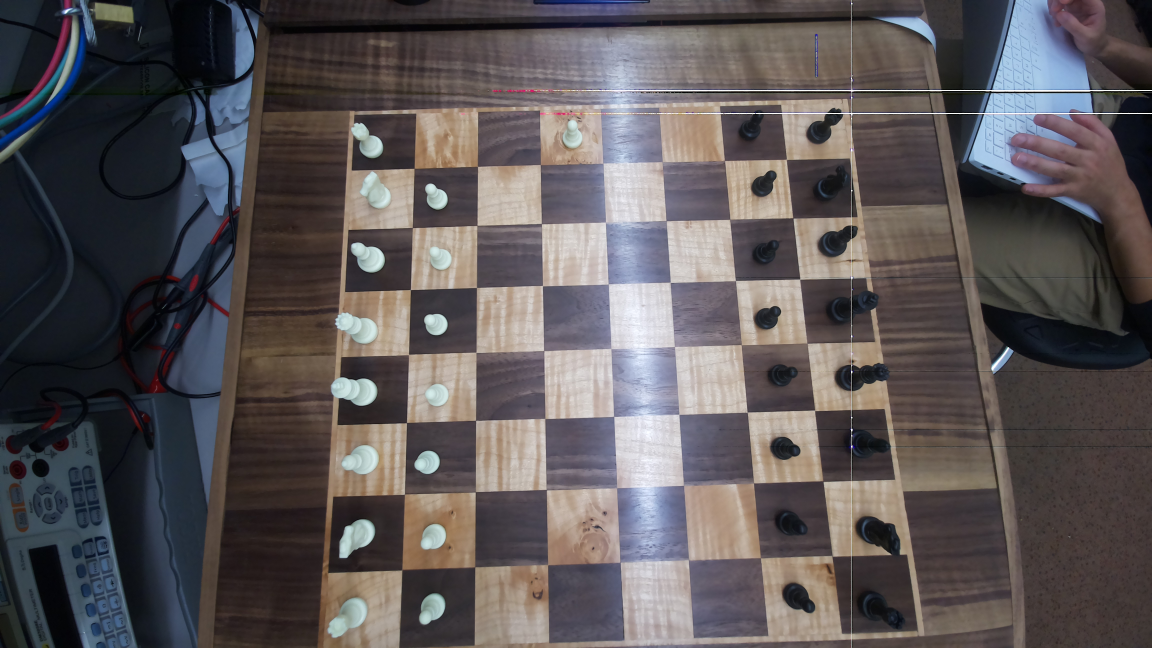
#> input picture chessPieceDetection/images/board.jpg, 4608 x 2592 px, found by its file name (shown at 1/4 size)
$ python square_occupancy.py
#> lines starting #> are read from the running program, lines starting #| are printed output that depends on the picture; after the words box and inside, x2 and y2 are one past the last pixel; in counts of white or black regions, pixels touching at a corner belong together
import cv2
import numpy as np
import json
import os
import subprocess

# Global variables
board_state = None
IMAGE = 'images/board.jpg'
CURDIR = os.getcwd()
OUTPUT_FILE = os.path.join(CURDIR, IMAGE)
points_file = 'points.json'

def capture_image():
    command = ["rpicam-jpeg", "--timeout", "10", "--output", OUTPUT_FILE]
    try:
        subprocess.call(command)
    except Exception as e:
        print(f"An error occurred: {e}")
    # Load the image
    image_raw = cv2.imread(IMAGE)
    assert image_raw is not None, "Image not found"
    scale_percent = 50  # percent of original size
    width = int(image_raw.shape[1] * scale_percent / 100)
    height = int(image_raw.shape[0] * scale_percent / 100)
    dim = (width, height)

    # resize image
    img = cv2.resize(image_raw, dim, interpolation=cv2.INTER_AREA)
    return img
"""
    pts1 = np.float32([[279, 130], [636, 138], [8, 517], [894, 516]])
    pts2 = np.float32([[0, 0], [800, 0], [0, 800], [800, 800]])
    M = cv2.getPerspectiveTransform(pts1, pts2)
    return cv2.warpPerspective(img, M, (800, 800))
"""

def square_occupancy_init():
    global board_state
    board_state = [
        [1, 1, 1, 1, 1, 1, 1, 1],  # 8th rank (Black's major pieces)
        [1, 1, 1, 1, 1, 1, 1, 1],  # 7th rank (Black's pawns)
        [0, 0, 0, 0, 0, 0, 0, 0],  # 6th rank (empty squares)
        [0, 0, 0, 0, 0, 0, 0, 0],  # 5th rank (empty squares)
        [0, 0, 0, 0, 0, 0, 0, 0],  # 4th rank (empty squares)
        [0, 0, 0, 0, 0, 0, 0, 0],  # 3rd rank (empty squares)
        [1, 1, 1, 1, 1, 1, 1, 1],  # 2nd rank (White's pawns)
        [1, 1, 1, 1, 1, 1, 1, 1]   # 1st rank (White's major pieces)
    ]

def load_squares():
    with open(points_file, 'r') as file:
        json_data = file.read()
    points = json.loads(json_data)
    row = col = 9
    return find_squares(points, row, col)

def sort_points(points):
    """Sort points by their x and y coordinates to form a grid."""
    points = sorted(points, key=lambda point: (point[0], point[1]))
    return points

def find_squares(points, row_count, col_count):
    """Find squares formed by the points in a grid."""
    squares = []
    for i in range(col_count - 1):
        for j in range(row_count - 1):
            top_left = points[i + j * row_count]
            top_right = points[(i + 1) + j * row_count]
            bottom_left = points[i + (j + 1) * row_count]
            bottom_right = points[(i + 1) + (j + 1) * row_count]
            squares.append((top_left, top_right, bottom_left, bottom_right))
    return squares

def get_combined_mask(image):
    # Convert the image to HSV color space
    hsv = cv2.cvtColor(image, cv2.COLOR_BGR2HSV)

    # Define color range for black pieces (these ranges might need adjustment)
    lower_black = np.array([50, 30, 0])
    upper_black = np.array([110, 100, 40])

    # Define color range for white pieces (these ranges might need adjustment)
    lower_white = np.array([36, 30, 145])
    upper_white = np.array([80, 75, 220])

    # Create masks for black and white pieces
    mask_black = cv2.inRange(hsv, lower_black, upper_black)
    mask_white = cv2.inRange(hsv, lower_white, upper_white)

    # Combine masks
    combined_mask = cv2.bitwise_or(mask_black, mask_white)

    return combined_mask

def is_point_in_square(point, square):
    x, y = point
    top_left, top_right, bottom_left, _ = square
    return top_left[0] <= x <= top_right[0] and top_left[1] <= y <= bottom_left[1]

def detect_square_occupation(image, binary_mask, squares):
    contours, _ = cv2.findContours(binary_mask, cv2.RETR_EXTERNAL, cv2.CHAIN_APPROX_SIMPLE)
    min_width = 15
    min_height = 10
    game_state = [[0 for _ in range(8)] for _ in range(8)]

    # Iterate through each square
    for idx, square in enumerate(squares):
        row = idx // 8  # Calculate row index (0 to 7)
        col = idx % 8   # Calculate column index (0 to 7)

        square_occupied = False
        # Iterate through each contour
        for contour in contours:
            x, y, w, h = cv2.boundingRect(contour)
            if w >= min_width and h >= min_height:
                bottom_left_corner = (x, y + h)
                bottom_right_corner = (x + w, y + h)

                if is_point_in_square(bottom_left_corner, square) or is_point_in_square(bottom_right_corner, square):
                    square_occupied = True
                    break

        game_state[row][col] = 1 if square_occupied else 0

        # Draw the square on the output image
        color = (0, 255, 0) if square_occupied else (0, 0, 255)
        top_left, top_right, bottom_left, bottom_right = square
        cv2.rectangle(image, tuple(top_left), tuple(bottom_right), color, 2)
    return game_state

def show_HSV(img):
    # Extract HSV channels
    hsv = cv2.cvtColor(img, cv2.COLOR_BGR2HSV)
    h, s, v = cv2.split(hsv)
    # Display each channel if needed
    cv2.imshow('Adjusted Hue Channel', h)
    cv2.imshow('Adjusted Saturation Channel', s)
    cv2.imshow('Adjusted Value Channel', v)

def compare_board_state(previous_state, current_state):
    differences = []
    for row in range(8):
        for col in range(8):
            if previous_state[row][col] != current_state[row][col]:
                differences.append((row, col, previous_state[row][col], current_state[row][col]))
    return differences

def find_piece_movement(previous_state, current_state):
    differences = compare_board_state(previous_state, current_state)

    if len(differences) != 2:
        return None  # If there aren't exactly two differences, something went wrong.

    start_pos = None
    end_pos = None

    for diff in differences:
        row, col, prev_value, curr_value = diff
        if prev_value == 1 and curr_value == 0:
            start_pos = (row, col)
        elif prev_value == 0 and curr_value == 1:
            end_pos = (row, col)

    if start_pos is None or end_pos is None:
        return None  # If start or end positions are not properly detected.

    # Convert row, col indices to chess notation
    start_notation = chr(start_pos[1] + ord('a')) + str(8 - start_pos[0])
    end_notation = chr(end_pos[1] + ord('a')) + str(8 - end_pos[0])

    move = start_notation + end_notation
    return move, current_state

def get_user_move():
    global board_state
    # Capture and process the current chessboard image
    chessboard_image = capture_image()
#> in capture_image, image_raw is the input picture: shape (2592, 4608, 3); mean B, G, R 87.2, 85.7, 91.1

    # Get combined mask
    combined_mask = get_combined_mask(chessboard_image)
#> in get_combined_mask, `hsv = cv2.cvtColor(image, cv2.COLOR_BGR2HSV)`: hsv: shape (1296, 2304, 3); mean H, S, V 74.4, 59.2, 98.6
#> in get_combined_mask, `mask_black = cv2.inRange(hsv, lower_black, upper_black)`:
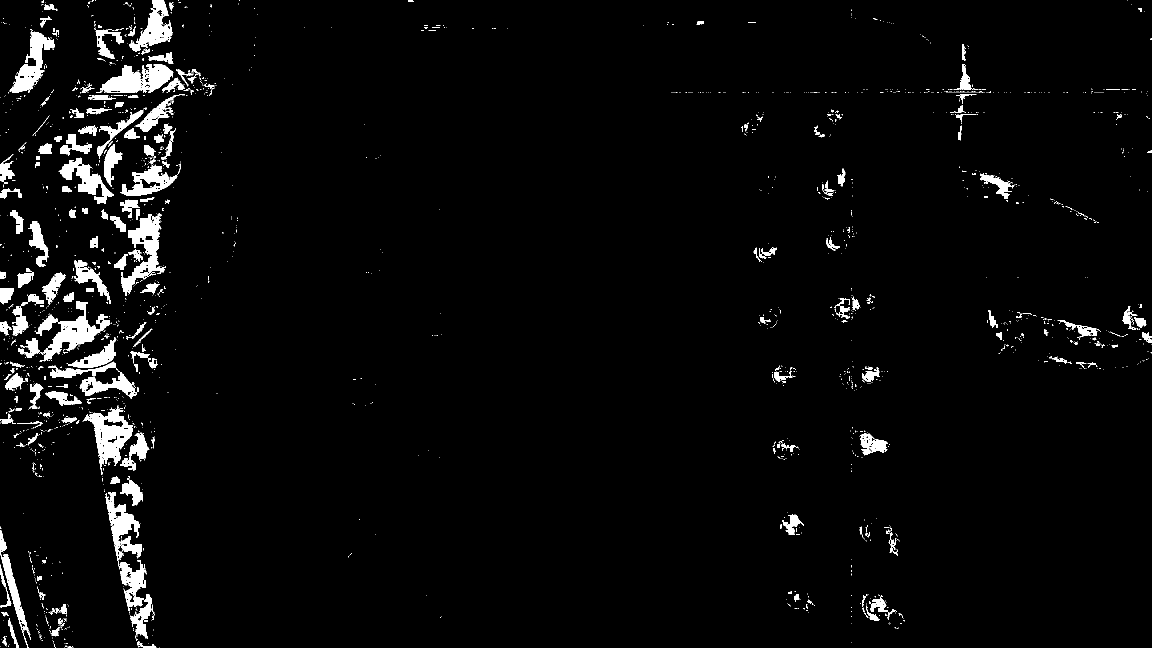
#> mask_black: shape (1296, 2304) (shown at 1/2 size); 3.5% white; 1988 white regions (1753 under 20 px), largest, box (x1, y1, x2, y2) and area: (210, 984, 309, 1277) 7090, (36, 603, 219, 722) 6414, (165, 817, 265, 950) 5192
#> in get_combined_mask, `mask_white = cv2.inRange(hsv, lower_white, upper_white)`:
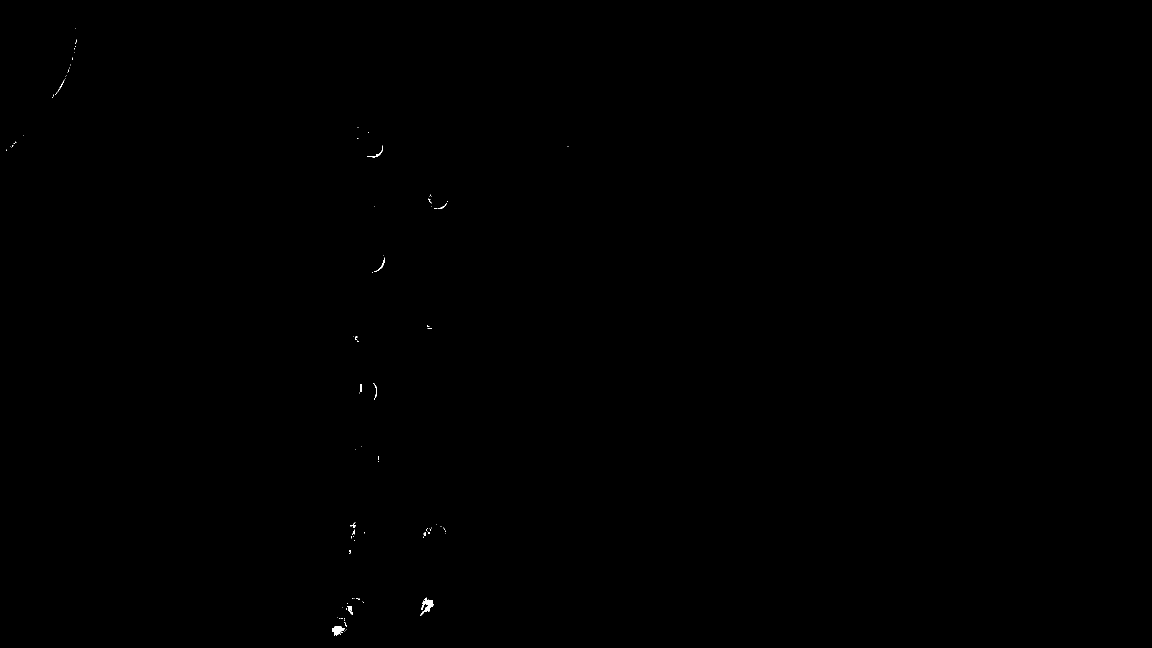
#> mask_white: shape (1296, 2304) (shown at 1/2 size); 0.05% white; 97 white regions (85 under 20 px), largest, box (x1, y1, x2, y2) and area: (840, 1195, 867, 1232) 380, (664, 1252, 689, 1272) 305, (734, 291, 766, 315) 93
#> in get_combined_mask, `combined_mask = cv2.bitwise_or(mask_black, mask_white)`:
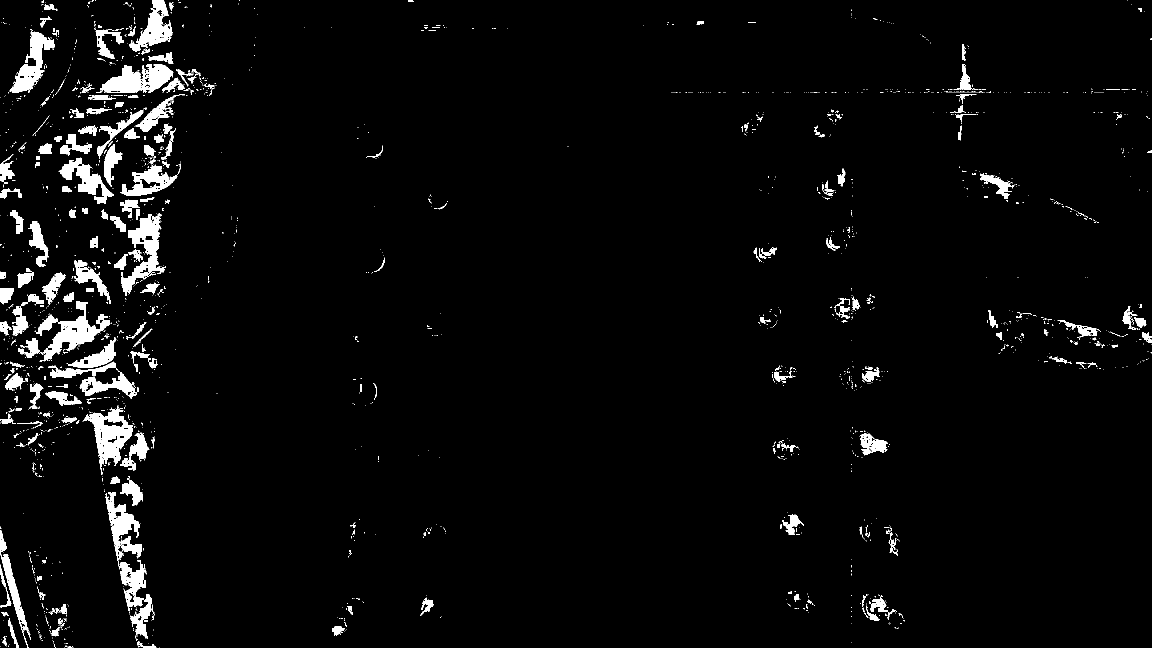
#> combined_mask: shape (1296, 2304) (shown at 1/2 size); 3.6% white; 2085 white regions (1838 under 20 px)

    # Load squares
    squares = load_squares()
#> (reads chessApp/cv/points.json from the repository)

    # Detect current square occupation
    new_board_state = detect_square_occupation(chessboard_image, combined_mask, squares)
#> in detect_square_occupation, `contours, _ = cv2.findContours(binary_mask, cv2.RETR_EXTERNAL, cv2.CHA..`: contours = 2079 contours, 1890 with area under 20; largest, box (x1, y1, x2, y2) and area: (210, 984, 309, 1277) 7066, (36, 603, 219, 722) 6126, (165, 817, 265, 950) 5646, (242, 427, 332, 592) 5125, (200, 128, 347, 186) 4980
#> in detect_square_occupation, `game_state = [[0 for _ in range(8)] for _ in range(8)]`: game_state = [[0, 0, 0, 0, 0, 0, 0, 0], [0, 0, 0, 0, 0, 0, 0, 0], [0, 0, 0, 0, 0, 0, 0, 0], [0, 0, 0, 0, 0, 0, 0, 0], [0, 0, 0, 0, 0, 0, 0, 0], [0, 0, 0, 0, 0, 0, 0, 0], [0, 0, 0, 0, 0, 0, 0, 0], [0, 0, 0, 0, 0, 0, 0, 0]]
#> after the loop in detect_square_occupation, `for idx, square in enumerate(squares):`:
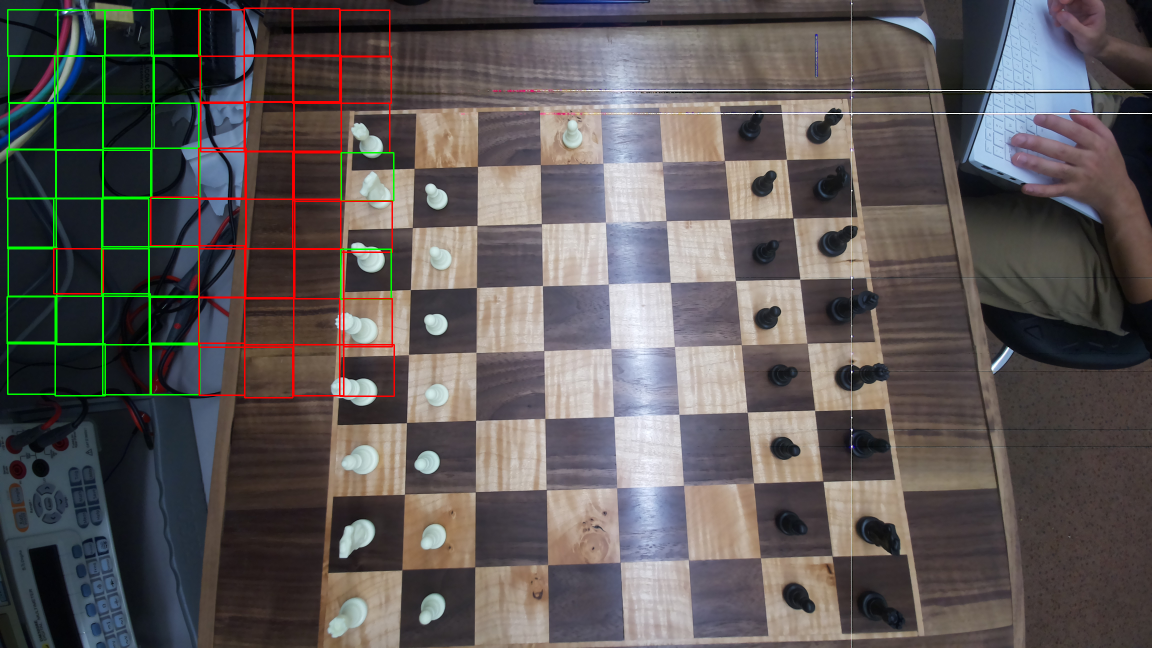
#> image: shape (1296, 2304, 3) (shown at 1/2 size); mean B, G, R 86.2, 87.3, 92.7
#> after the loop in detect_square_occupation, `for idx, square in enumerate(squares):`: game_state = [[1, 1, 1, 1, 1, 1, 1, 1], [1, 1, 1, 1, 1, 0, 1, 1], [1, 1, 1, 1, 1, 1, 1, 1], [1, 1, 1, 1, 0, 1, 1, 1], [0, 0, 0, 0, 0, 0, 0, 0], [0, 0, 0, 0, 0, 0, 0, 0], [0, 0, 0, 0, 0, 0, 0, 0], [0, 0, 0, 1, 0, 1, 0, 0]]
#> new_board_state has the same summary as game_state in detect_square_occupation
    move, board_state = find_piece_movement(board_state, new_board_state)
#> after the loop in compare_board_state, `for row in range(8):`: differences = []
    # Show the image with detected squares
    cv2.imshow('Chessboard image', chessboard_image)
    cv2.imshow('Combined image', combined_mask)
    show_HSV(chessboard_image)
    cv2.waitKey(0)
    cv2.destroyAllWindows()
    return move

if __name__ == "__main__":
#> (the run stopped early here; a loop or call above may not have finished)
